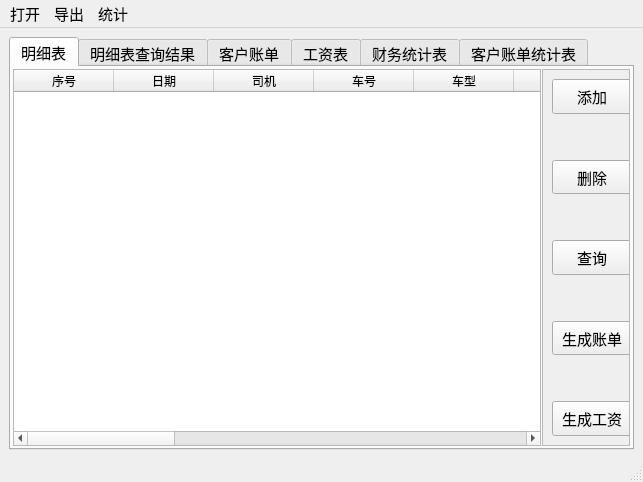
<?xml version="1.0" encoding="UTF-8"?>
<ui version="4.0">
 <class>MainWindow</class>
 <widget class="QMainWindow" name="MainWindow">
  <property name="geometry">
   <rect>
    <x>0</x>
    <y>0</y>
    <width>643</width>
    <height>482</height>
   </rect>
  </property>
  <property name="font">
   <font>
    <pointsize>11</pointsize>
   </font>
  </property>
  <property name="windowTitle">
   <string>业务账单处理</string>
  </property>
  <property name="windowIcon">
   <iconset resource="../../assets.qrc">
    <normaloff>:/icons/main.ico</normaloff>:/icons/main.ico</iconset>
  </property>
  <widget class="QWidget" name="centralwidget">
   <layout class="QVBoxLayout" name="verticalLayout">
    <item>
     <widget class="QTabWidget" name="tabWidget">
      <property name="layoutDirection">
       <enum>Qt::LeftToRight</enum>
      </property>
      <property name="currentIndex">
       <number>0</number>
      </property>
      <property name="tabsClosable">
       <bool>false</bool>
      </property>
      <widget class="QWidget" name="tab_main_table">
       <attribute name="title">
        <string>明细表</string>
       </attribute>
       <layout class="QHBoxLayout" name="horizontalLayout" stretch="6,1">
        <property name="spacing">
         <number>1</number>
        </property>
        <property name="leftMargin">
         <number>2</number>
        </property>
        <property name="topMargin">
         <number>2</number>
        </property>
        <property name="rightMargin">
         <number>2</number>
        </property>
        <property name="bottomMargin">
         <number>2</number>
        </property>
        <item>
         <widget class="MagicTable" name="main_table">
          <column>
           <property name="text">
            <string>序号</string>
           </property>
          </column>
          <column>
           <property name="text">
            <string>日期</string>
           </property>
          </column>
          <column>
           <property name="text">
            <string>司机</string>
           </property>
          </column>
          <column>
           <property name="text">
            <string>车号</string>
           </property>
          </column>
          <column>
           <property name="text">
            <string>车型</string>
           </property>
          </column>
          <column>
           <property name="text">
            <string>签单</string>
           </property>
          </column>
          <column>
           <property name="text">
            <string>车属单位</string>
           </property>
          </column>
          <column>
           <property name="text">
            <string>用车单位</string>
           </property>
          </column>
          <column>
           <property name="text">
            <string>时间</string>
           </property>
          </column>
          <column>
           <property name="text">
            <string>行程</string>
           </property>
          </column>
          <column>
           <property name="text">
            <string>金额</string>
           </property>
          </column>
          <column>
           <property name="text">
            <string>收</string>
           </property>
          </column>
          <column>
           <property name="text">
            <string>票</string>
           </property>
          </column>
          <column>
           <property name="text">
            <string>应付</string>
           </property>
          </column>
          <column>
           <property name="text">
            <string>付</string>
           </property>
          </column>
          <column>
           <property name="text">
            <string>结余</string>
           </property>
          </column>
          <column>
           <property name="text">
            <string>备注</string>
           </property>
          </column>
         </widget>
        </item>
        <item>
         <widget class="QScrollArea" name="scrollArea">
          <property name="horizontalScrollBarPolicy">
           <enum>Qt::ScrollBarAlwaysOff</enum>
          </property>
          <property name="widgetResizable">
           <bool>true</bool>
          </property>
          <widget class="QWidget" name="scrollAreaWidgetContents">
           <property name="geometry">
            <rect>
             <x>0</x>
             <y>0</y>
             <width>93</width>
             <height>380</height>
            </rect>
           </property>
           <property name="font">
            <font>
             <pointsize>11</pointsize>
            </font>
           </property>
           <layout class="QVBoxLayout" name="verticalLayout_2">
            <item>
             <widget class="QPushButton" name="main_table_add">
              <property name="sizePolicy">
               <sizepolicy hsizetype="Expanding" vsizetype="Expanding">
                <horstretch>0</horstretch>
                <verstretch>0</verstretch>
               </sizepolicy>
              </property>
              <property name="minimumSize">
               <size>
                <width>0</width>
                <height>0</height>
               </size>
              </property>
              <property name="maximumSize">
               <size>
                <width>16777215</width>
                <height>16777215</height>
               </size>
              </property>
              <property name="text">
               <string>添加</string>
              </property>
             </widget>
            </item>
            <item>
             <spacer name="verticalSpacer">
              <property name="orientation">
               <enum>Qt::Vertical</enum>
              </property>
              <property name="sizeHint" stdset="0">
               <size>
                <width>20</width>
                <height>40</height>
               </size>
              </property>
             </spacer>
            </item>
            <item>
             <widget class="QPushButton" name="main_table_del_btn">
              <property name="sizePolicy">
               <sizepolicy hsizetype="Minimum" vsizetype="Expanding">
                <horstretch>0</horstretch>
                <verstretch>0</verstretch>
               </sizepolicy>
              </property>
              <property name="text">
               <string>删除</string>
              </property>
             </widget>
            </item>
            <item>
             <spacer name="verticalSpacer_2">
              <property name="orientation">
               <enum>Qt::Vertical</enum>
              </property>
              <property name="sizeHint" stdset="0">
               <size>
                <width>20</width>
                <height>40</height>
               </size>
              </property>
             </spacer>
            </item>
            <item>
             <widget class="QPushButton" name="main_table_search">
              <property name="sizePolicy">
               <sizepolicy hsizetype="Expanding" vsizetype="Expanding">
                <horstretch>0</horstretch>
                <verstretch>0</verstretch>
               </sizepolicy>
              </property>
              <property name="text">
               <string>查询</string>
              </property>
             </widget>
            </item>
            <item>
             <spacer name="verticalSpacer_3">
              <property name="orientation">
               <enum>Qt::Vertical</enum>
              </property>
              <property name="sizeHint" stdset="0">
               <size>
                <width>20</width>
                <height>40</height>
               </size>
              </property>
             </spacer>
            </item>
            <item>
             <widget class="QPushButton" name="create_user_table_btn">
              <property name="sizePolicy">
               <sizepolicy hsizetype="Minimum" vsizetype="Expanding">
                <horstretch>0</horstretch>
                <verstretch>0</verstretch>
               </sizepolicy>
              </property>
              <property name="text">
               <string>生成账单</string>
              </property>
             </widget>
            </item>
            <item>
             <spacer name="verticalSpacer_4">
              <property name="orientation">
               <enum>Qt::Vertical</enum>
              </property>
              <property name="sizeHint" stdset="0">
               <size>
                <width>20</width>
                <height>40</height>
               </size>
              </property>
             </spacer>
            </item>
            <item>
             <widget class="QPushButton" name="create_wage_table_btn">
              <property name="sizePolicy">
               <sizepolicy hsizetype="Minimum" vsizetype="Expanding">
                <horstretch>0</horstretch>
                <verstretch>0</verstretch>
               </sizepolicy>
              </property>
              <property name="text">
               <string>生成工资</string>
              </property>
             </widget>
            </item>
           </layout>
          </widget>
         </widget>
        </item>
       </layout>
      </widget>
      <widget class="QWidget" name="tab_main_table_result">
       <attribute name="title">
        <string>明细表查询结果</string>
       </attribute>
       <layout class="QVBoxLayout" name="verticalLayout_3" stretch="0">
        <property name="spacing">
         <number>2</number>
        </property>
        <property name="leftMargin">
         <number>3</number>
        </property>
        <property name="topMargin">
         <number>3</number>
        </property>
        <property name="rightMargin">
         <number>3</number>
        </property>
        <property name="bottomMargin">
         <number>3</number>
        </property>
        <item>
         <widget class="MagicTable" name="main_table_result"/>
        </item>
       </layout>
      </widget>
      <widget class="QWidget" name="tab_user_table">
       <attribute name="title">
        <string>客户账单</string>
       </attribute>
       <layout class="QVBoxLayout" name="verticalLayout_4">
        <property name="spacing">
         <number>2</number>
        </property>
        <property name="leftMargin">
         <number>3</number>
        </property>
        <property name="topMargin">
         <number>3</number>
        </property>
        <property name="rightMargin">
         <number>3</number>
        </property>
        <property name="bottomMargin">
         <number>3</number>
        </property>
        <item>
         <widget class="MagicTable" name="user_table">
          <column>
           <property name="text">
            <string>日期</string>
           </property>
          </column>
          <column>
           <property name="text">
            <string>时间</string>
           </property>
          </column>
          <column>
           <property name="text">
            <string>司机</string>
           </property>
          </column>
          <column>
           <property name="text">
            <string>车号</string>
           </property>
          </column>
          <column>
           <property name="text">
            <string>车型</string>
           </property>
          </column>
          <column>
           <property name="text">
            <string>行程</string>
           </property>
          </column>
          <column>
           <property name="text">
            <string>金额</string>
           </property>
          </column>
          <column>
           <property name="text">
            <string>备注</string>
           </property>
          </column>
         </widget>
        </item>
       </layout>
      </widget>
      <widget class="QWidget" name="tabe_wage_table">
       <attribute name="title">
        <string>工资表</string>
       </attribute>
       <layout class="QVBoxLayout" name="verticalLayout_5">
        <property name="spacing">
         <number>2</number>
        </property>
        <property name="leftMargin">
         <number>3</number>
        </property>
        <property name="topMargin">
         <number>3</number>
        </property>
        <property name="rightMargin">
         <number>3</number>
        </property>
        <property name="bottomMargin">
         <number>3</number>
        </property>
        <item>
         <widget class="MagicTable" name="wage_table">
          <column>
           <property name="text">
            <string>日期</string>
           </property>
          </column>
          <column>
           <property name="text">
            <string>司机</string>
           </property>
          </column>
          <column>
           <property name="text">
            <string>车属单位</string>
           </property>
          </column>
          <column>
           <property name="text">
            <string>用车单位</string>
           </property>
          </column>
          <column>
           <property name="text">
            <string>行程</string>
           </property>
          </column>
          <column>
           <property name="text">
            <string>应付</string>
           </property>
          </column>
          <column>
           <property name="text">
            <string>备注</string>
           </property>
          </column>
         </widget>
        </item>
       </layout>
      </widget>
      <widget class="QWidget" name="tab_f_s">
       <attribute name="title">
        <string>财务统计表</string>
       </attribute>
       <layout class="QVBoxLayout" name="verticalLayout_6">
        <property name="spacing">
         <number>2</number>
        </property>
        <property name="leftMargin">
         <number>3</number>
        </property>
        <property name="topMargin">
         <number>3</number>
        </property>
        <property name="rightMargin">
         <number>3</number>
        </property>
        <property name="bottomMargin">
         <number>3</number>
        </property>
        <item>
         <widget class="MagicTable" name="f_s_table">
          <property name="columnCount">
           <number>0</number>
          </property>
         </widget>
        </item>
       </layout>
      </widget>
      <widget class="QWidget" name="tab_u_s">
       <attribute name="title">
        <string>客户账单统计表</string>
       </attribute>
       <layout class="QVBoxLayout" name="verticalLayout_7">
        <property name="spacing">
         <number>2</number>
        </property>
        <property name="leftMargin">
         <number>3</number>
        </property>
        <property name="topMargin">
         <number>3</number>
        </property>
        <property name="rightMargin">
         <number>3</number>
        </property>
        <property name="bottomMargin">
         <number>3</number>
        </property>
        <item>
         <widget class="MagicTable" name="u_s_table">
          <column>
           <property name="text">
            <string>用车单位</string>
           </property>
          </column>
          <column>
           <property name="text">
            <string>月份</string>
           </property>
          </column>
          <column>
           <property name="text">
            <string>收入</string>
           </property>
          </column>
          <column>
           <property name="text">
            <string>支出</string>
           </property>
          </column>
          <column>
           <property name="text">
            <string>结余</string>
           </property>
          </column>
         </widget>
        </item>
       </layout>
      </widget>
     </widget>
    </item>
   </layout>
  </widget>
  <widget class="QMenuBar" name="menubar">
   <property name="geometry">
    <rect>
     <x>0</x>
     <y>0</y>
     <width>643</width>
     <height>26</height>
    </rect>
   </property>
   <widget class="QMenu" name="open_">
    <property name="title">
     <string>打开</string>
    </property>
    <addaction name="open_table_main"/>
   </widget>
   <widget class="QMenu" name="export_">
    <property name="title">
     <string>导出</string>
    </property>
    <addaction name="export_main_table"/>
    <addaction name="export_main_table_result"/>
    <addaction name="export_user_table"/>
    <addaction name="export_wage_table"/>
    <addaction name="export_f_s_table"/>
    <addaction name="export_u_s_table"/>
   </widget>
   <widget class="QMenu" name="menu_2">
    <property name="title">
     <string>统计</string>
    </property>
    <addaction name="f_s_action"/>
    <addaction name="u_s_action"/>
   </widget>
   <addaction name="open_"/>
   <addaction name="export_"/>
   <addaction name="menu_2"/>
  </widget>
  <widget class="QStatusBar" name="statusbar"/>
  <action name="open_table_main">
   <property name="text">
    <string>打开明细表</string>
   </property>
  </action>
  <action name="export_main_table">
   <property name="text">
    <string>导出明细表</string>
   </property>
  </action>
  <action name="export_user_table">
   <property name="text">
    <string>导出客户账单</string>
   </property>
  </action>
  <action name="export_wage_table">
   <property name="text">
    <string>导出工资表</string>
   </property>
  </action>
  <action name="export_main_table_result">
   <property name="text">
    <string>导出明细表查询结果</string>
   </property>
  </action>
  <action name="f_s_action">
   <property name="text">
    <string>财务统计</string>
   </property>
  </action>
  <action name="u_s_action">
   <property name="text">
    <string>客户账单统计</string>
   </property>
  </action>
  <action name="export_f_s_table">
   <property name="text">
    <string>导出财务统计表</string>
   </property>
  </action>
  <action name="export_u_s_table">
   <property name="text">
    <string>导出客户账单统计表</string>
   </property>
  </action>
  <action name="user_logout">
   <property name="text">
    <string>退出登录</string>
   </property>
  </action>
 </widget>
 <customwidgets>
  <customwidget>
   <class>MagicTable</class>
   <extends>QTableWidget</extends>
   <header>MagicComponent</header>
  </customwidget>
 </customwidgets>
 <resources>
  <include location="../../assets.qrc"/>
 </resources>
 <connections/>
</ui>
